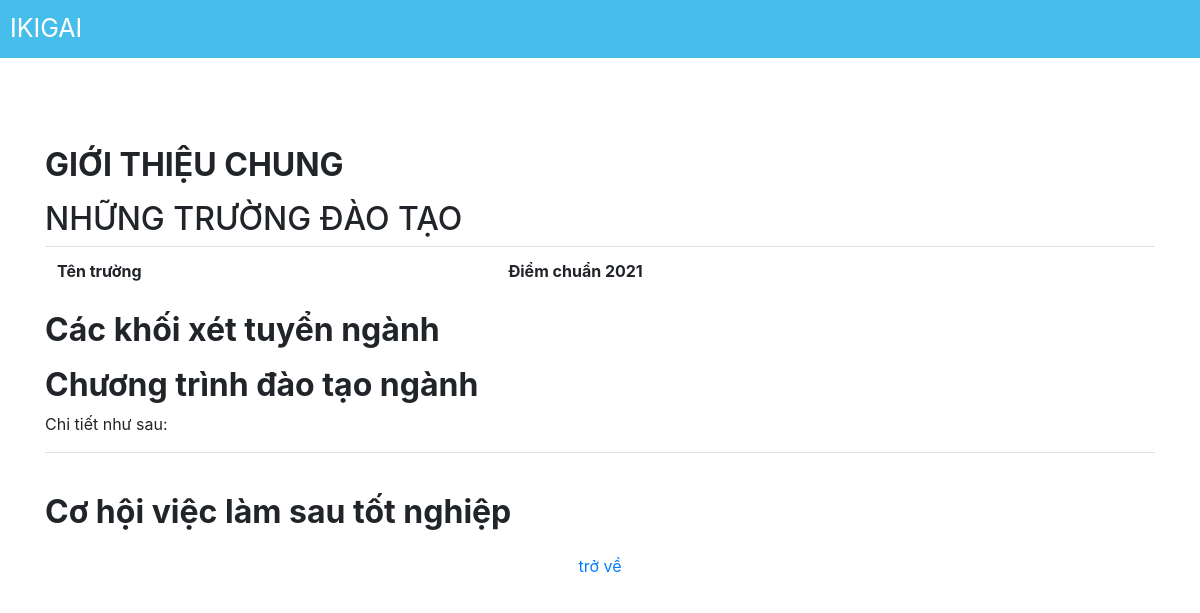
Before: /admin/chitietnganh1.php with the older database file.
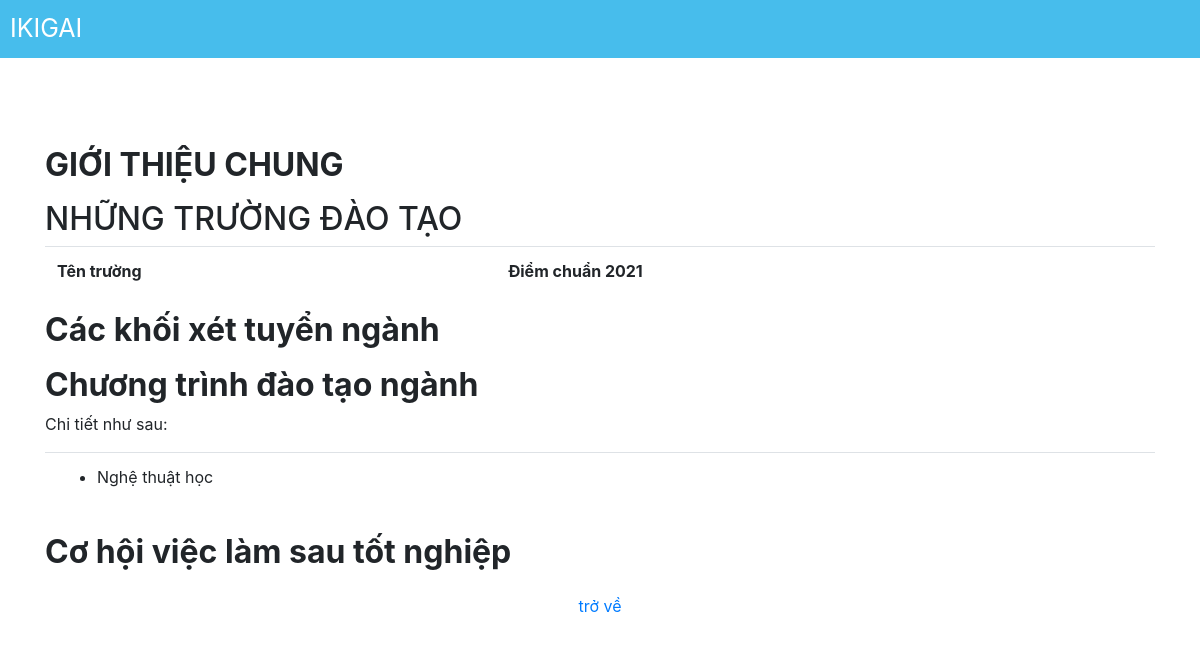
After: the same page with the newer database file.
### tables this page shows
CREATE TABLE `ctdaotaoct` (
  `manganh` int(255) NOT NULL,
  `ctdtct` varchar(500) NOT NULL
);

### admin/chitietnganh1.php (the view, shortened to what this page needs)
<?php
include '../config.php';
?>
<!doctype html>
<html lang="en">
  <head>
  <link rel="stylesheet" href="css.css">
    <link rel="stylesheet" href="https://stackpath.bootstrapcdn.com/bootstrap/4.3.1/css/bootstrap.min.css">
  </head>
  <body>
<?php
                    $idkhach = $_GET['id'];
?>
<nav style="background-color:#47bdec;">
        <a style="display:inline-block; padding:10px; font-size:25px; color:white; text-decoration:none;" href="admin.php">IKIGAI</a>
</nav>
<?php
$a = $_GET['mg'];
$query=mysqli_query($conn,"select * from nhomnganh where manganh='$a'");
$row=mysqli_fetch_array($query);
?>
   <br><br><br>
<div class=" container td-main-content-wrap td-container-wrap">
    <div class="td-container td-post-template-5 ">
    <article id="post-10844" class="post-10844 post type-post status-publish format-standard has-post-thumbnail category-nganh" itemscope itemtype="https://schema.org/Article">
        <div class="td-post-sharing-top"><div id="td_social_sharing_article_top" class="td-post-sharing td-ps-bg td-ps-notext td-post-sharing-style1 ">
        <div class="td-post-content tagdiv-type">
<h2><strong>GIỚI THIỆU CHUNG</strong></h2>
<h2>NHỮNG TRƯỜNG ĐÀO TẠO</h2>
<table class="table">
<tbody>
<tr>
<td><strong>Tên trường</strong></td>
<td><strong>Điểm chuẩn 2021</strong></td>
</tr>
</table>
<h2><strong>Các khối xét tuyển ngành</strong></h2>
<h2><strong>Chương trình đào tạo ngành <?php echo $row['tennganh'];?></strong></h2>
<p>Chi tiết như sau:</p>
<table class="table">
<tbody>
<tr>
<td>
<?php
$query4=mysqli_query($conn,"select * from ctdaotaoct where manganh='$a'");
while($row4=mysqli_fetch_array($query4)){
?>
<ul>
<li><?php echo $row4['ctdtct'];?></li>
</ul>
<?php }?>
</td>
</tr>
</tbody>
</table>
<h2><strong>Cơ hội việc làm sau tốt nghiệp</strong></h2>
  <center><button class="btn"><a href="xemthem.php?id=<?php echo $idkhach;?>"> trở về</a></button></center>
<br><br><br><br>
</body>
</html>

Changed rows visible on the page:
added ctdaotaoct: ctdtct "Nghệ thuật học"
